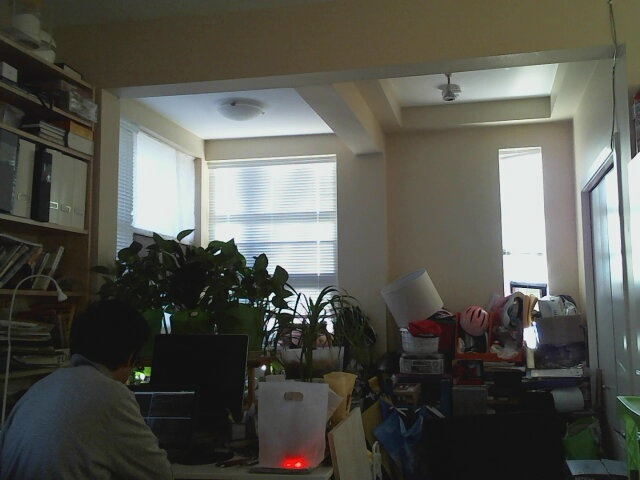
#> input picture stereoSetup/data/camsSetPerm_channel/left/0.jpg, 640 x 480 px
$ python depthMap.py data/camsSetPerm_channel/left/0.jpg data/camsSetPerm_channel/left/1.jpg
#> lines starting #> are read from the running program, lines starting #| are printed output that depends on the picture
import numpy as np
import cv2 as cv
from matplotlib import pyplot as plt
import sys

imgL = cv.imread(sys.argv[1],0)
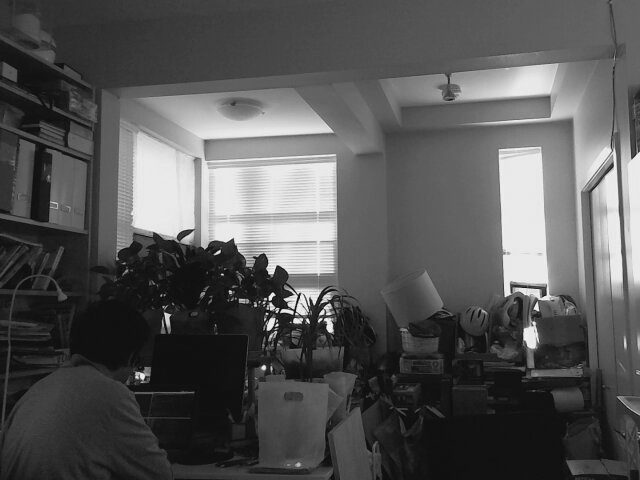
#> imgL: shape (480, 640); min 3, max 252, mean 85.7
#cv.imshow('left', imgL)
imgR = cv.imread(sys.argv[2],0)
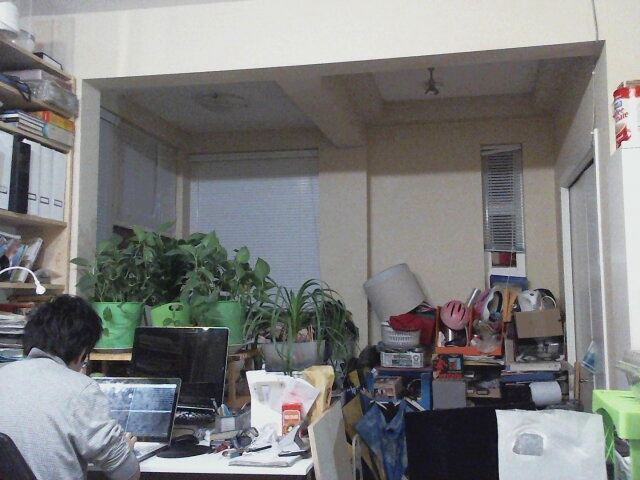
#> input picture stereoSetup/data/camsSetPerm_channel/left/1.jpg, 640 x 480 px
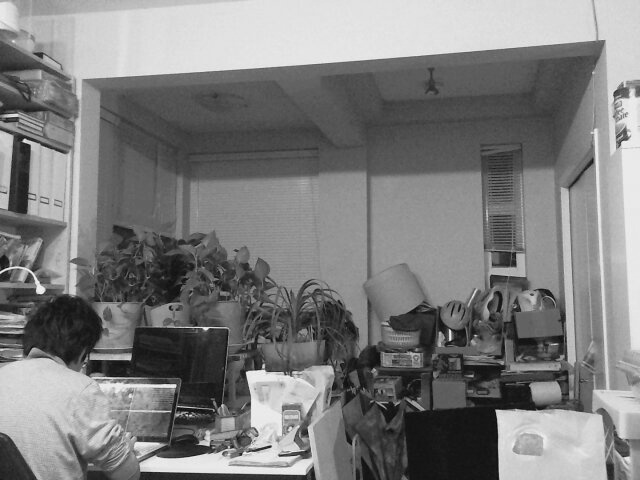
#> imgR: shape (480, 640); min 6, max 248, mean 125.6
#cv.imshow('right', imgR)
cv.imshow('lr', np.hstack((imgL, imgR)))
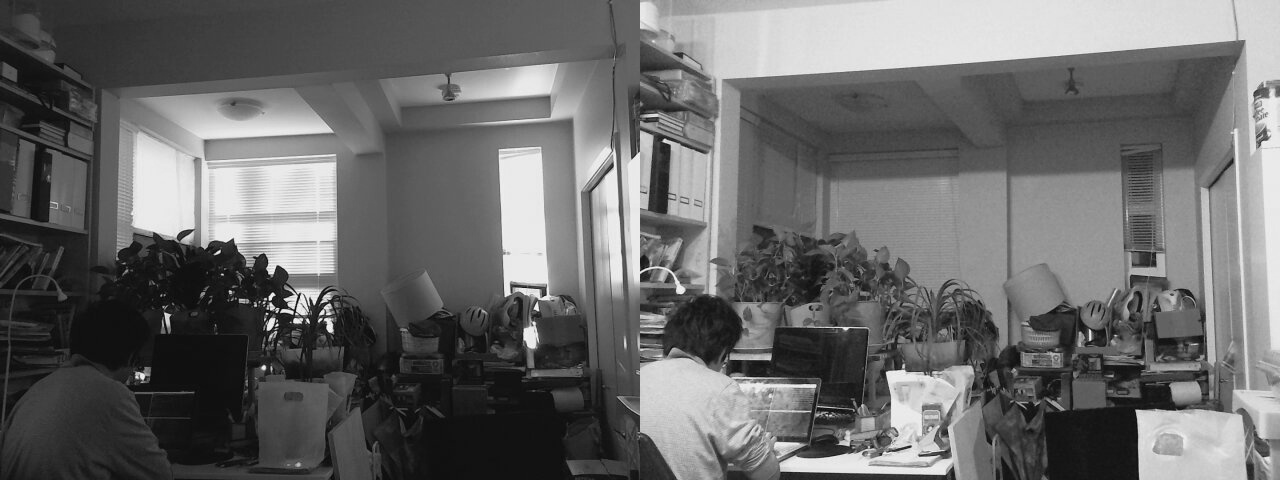
#> window 'lr': shape (480, 1280); min 3, max 252, mean 105.6

if cv.waitKey(10000):
#> (key Esc is pressed here)
    stereo = cv.StereoBM_create(blockSize=29) #create OpenCV stereo object
    disparity = stereo.compute(imgL,imgR) #generate disparity map(image) using stereo object
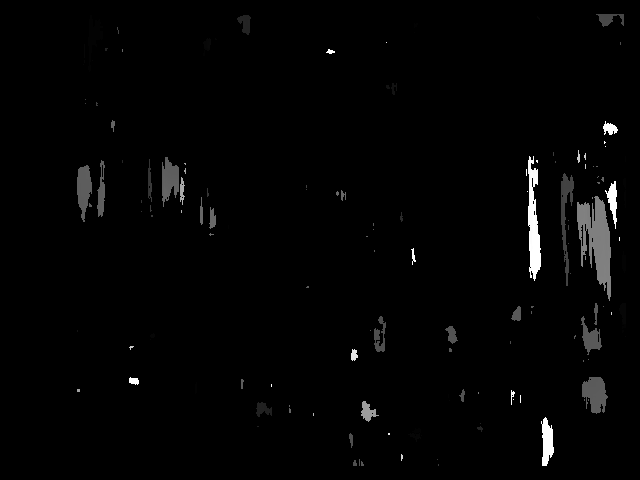
#> disparity: shape (480, 640) int16; min -16, max 1008, mean -0.1; drawn with min black and max white
    plt.imshow(disparity,'gray')
    plt.show()

cv.destroyAllWindows()
